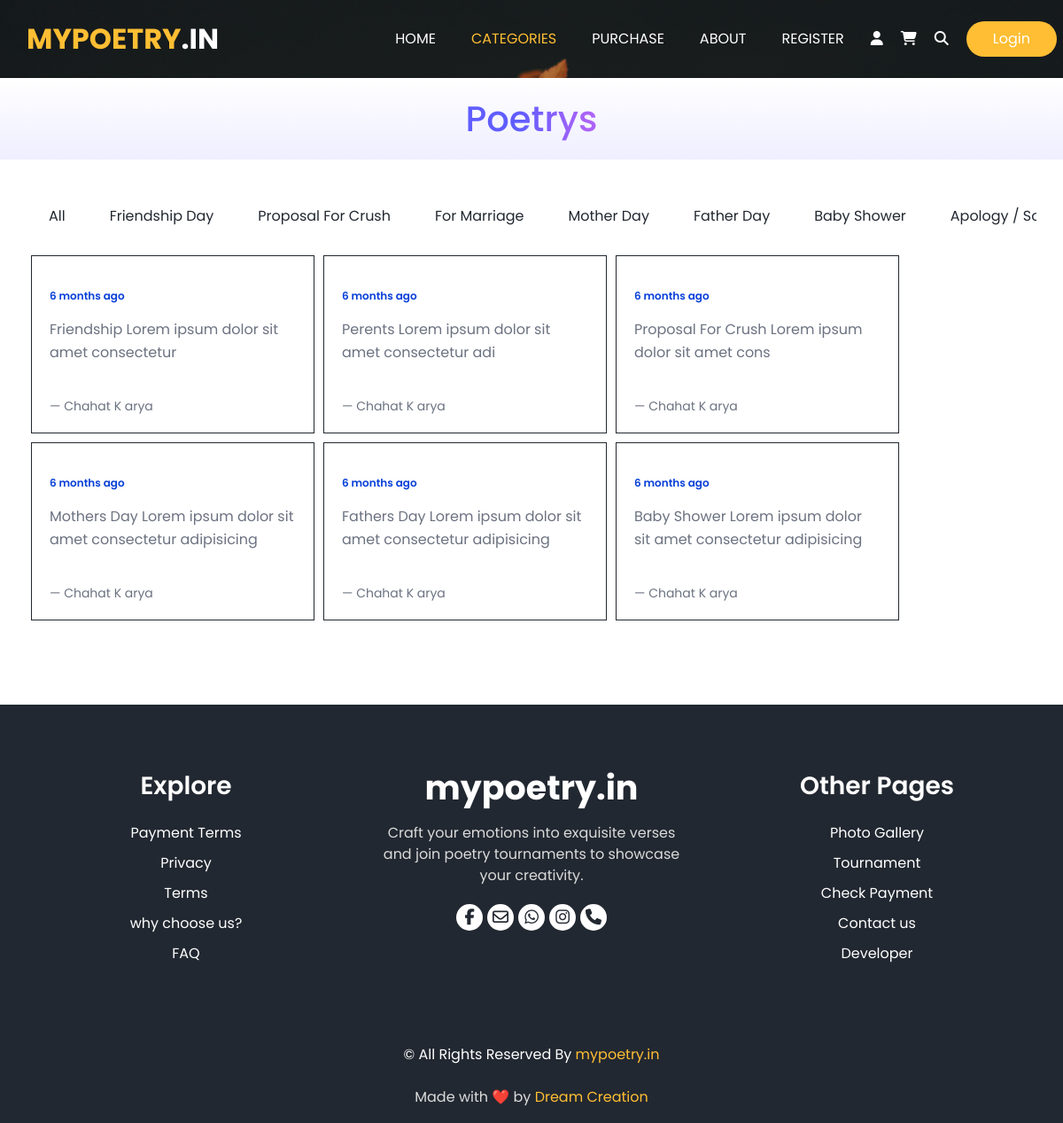
Screenshot of /poetry-details.php with the database file from the repository.
### tables this page shows
CREATE TABLE `category_card` (
  `id` int(255) NOT NULL,
  `title` varchar(255) NOT NULL,
  `details` varchar(255) NOT NULL,
  `data-filter` varchar(255) NOT NULL,
  `img` varchar(255) NOT NULL
);

CREATE TABLE `poetry_cards` (
  `id` int(11) NOT NULL,
  `poetry` varchar(255) NOT NULL,
  `data_filters` varchar(50) NOT NULL,
  `date` date NOT NULL DEFAULT current_timestamp(),
  `author` varchar(50) NOT NULL DEFAULT 'Chahat K arya'
);

### poetry-details.php (the view, shortened to what this page needs)
<?php
include "auth/config.php";
mysqli_set_charset($con, "utf8");
?>
<!DOCTYPE html>
<html>
<head>
  <link rel="stylesheet" href="styles/pricing.css">
</head>
<body class="sub_page">
  <div class="hero_area">
    <div class="bg-box">
      <img src="source/Images/hero-bg.jpg" alt="navabr">
    </div>
  </div>
  <section class="landing-page-section">
    <h2>
      <span class="gradient-text"> Poetrys</span>
    </h2>
  </section>
  <section class="food_section layout_padding-bottom">
    <div class="container">
      <ul class="filters_menu">
        <?php
        $sql = "SELECT * FROM category_card";
        $result = mysqli_query($con, $sql);
        if (mysqli_num_rows($result) > 0) {
          $allActiveClass = isset($_GET['category']) && $_GET['category'] == '*' ? 'active' : '';
          echo '<a href="?category=*"><li class="' . $allActiveClass . '" data-filter="*">All</li></a>';
          while ($row = mysqli_fetch_assoc($result)) {
            $activeClass = '';
            $dataFilter = $row['data-filter'] === '*' ? '' : 'data-filter=".' . $row['data-filter'] . '"';
            echo '<a href="?category='. $row['title'] . '"><li class="' . $activeClass . '"'.$dataFilter.'>' . $row['title'] . '</li></a>';
          }
        } else {
          echo 'No categories available.';
        }
        ?>
      </ul>
      <div class="row grid" style="margin-left: 0px;">
        <?php
        $sql = "SELECT * FROM poetry_cards";
        $result = mysqli_query($con, $sql);
        if (mysqli_num_rows($result) > 0) {
          while ($row = mysqli_fetch_assoc($result)) {
            echo '<div class="poetry-card all ' . $row['data_filters'] . '">
                    <div class="infos">';
            $poetryDate = strtotime($row["date"]);
            $currentDate = strtotime(date("Y-m-d"));
            $differenceInDays = floor(($currentDate - $poetryDate) / (60 * 60 * 24));
            if ($differenceInDays == 0) {
              $dateText = "Today";
            } elseif ($differenceInDays == 1) {
              $dateText = "Tomorrow";
            } elseif ($differenceInDays <= 30) {
              $dateText = $differenceInDays . " days ago";
            } else {
              $monthsAgo = floor($differenceInDays / 30);
              $dateText = ($monthsAgo == 1) ? "1 month ago" : $monthsAgo . " months ago";
            }
            echo '<p class="date-time">' . $dateText . '</p>
                  <p class="description">' . $row['poetry'] . '</p>
                </div>
                <div class="author">
                  — ' . $row['author'] . '
                </div>
              </div>';
          }
        } else {
          echo 'No poetry available.';
        }
        ?>
      </div>
    </div>
  </section>
</body>
</html>

### styles/responsive.css (style rules this page uses)
@media (min-width: 1200px) { .container { max-width: 1170px; } }

### styles/pricing.css (style rules this page uses)
:root { --primary-blue: #5DA8FF; --primary-blue-violet: #605DFF; --primary-violet: #AD63F6; --text-color: #303651; --text-color-neutral: #697089; --background-blue: #E5F1FF; }
.gradient-text { background-image: linear-gradient( 90.65deg, #605DFF 41.17%, #AD63F6 92.13% ); background-size: 100%; background-clip: text; -webkit-background-clip: text; -moz-background-clip: text; -webkit-text-fill-color: transparent; -moz-text-fill-color: transparent; }
.landing-page-section { display: flex; padding: 22px 8px; flex-direction: column; align-items: center; background: linear-gradient( to top, rgba(96, 93, 255, 0.1) 0%, rgba(96, 93, 255, 0) 100% ); min-height: 100%; height: 100%; }
.landing-page-section > h2 { color: var(--text-color); text-align: center; font-size: 2.5rem; margin: 0px; }

### poetry-details.php (style rules this page uses)
.food_section .filters_menu a li { color: #222831; }

### rows the page displays
category_card: title "Friendship Day"
category_card: title "Proposal For Crush"
category_card: title "For Marriage"
category_card: title "Mother Day"
category_card: title "Father Day"
category_card: title "Baby Shower"
category_card: title "Apology /…"
poetry_cards: date "6 months ago", poetry "Friendship Lorem ipsum dolor sit amet consectetur", author "Chahat K arya"
poetry_cards: date "6 months ago", poetry "Perents Lorem ipsum dolor sit amet consectetur adi", author "Chahat K arya"
poetry_cards: date "6 months ago", poetry "Proposal For Crush Lorem ipsum dolor sit amet cons", author "Chahat K arya"
poetry_cards: date "6 months ago", poetry "Mothers Day Lorem ipsum dolor sit amet consectetur adipisicing", author "Chahat K arya"
poetry_cards: date "6 months ago", poetry "Fathers Day Lorem ipsum dolor sit amet consectetur adipisicing", author "Chahat K arya"
poetry_cards: date "6 months ago", poetry "Baby Shower Lorem ipsum dolor sit amet consectetur adipisicing", author "Chahat K arya"
